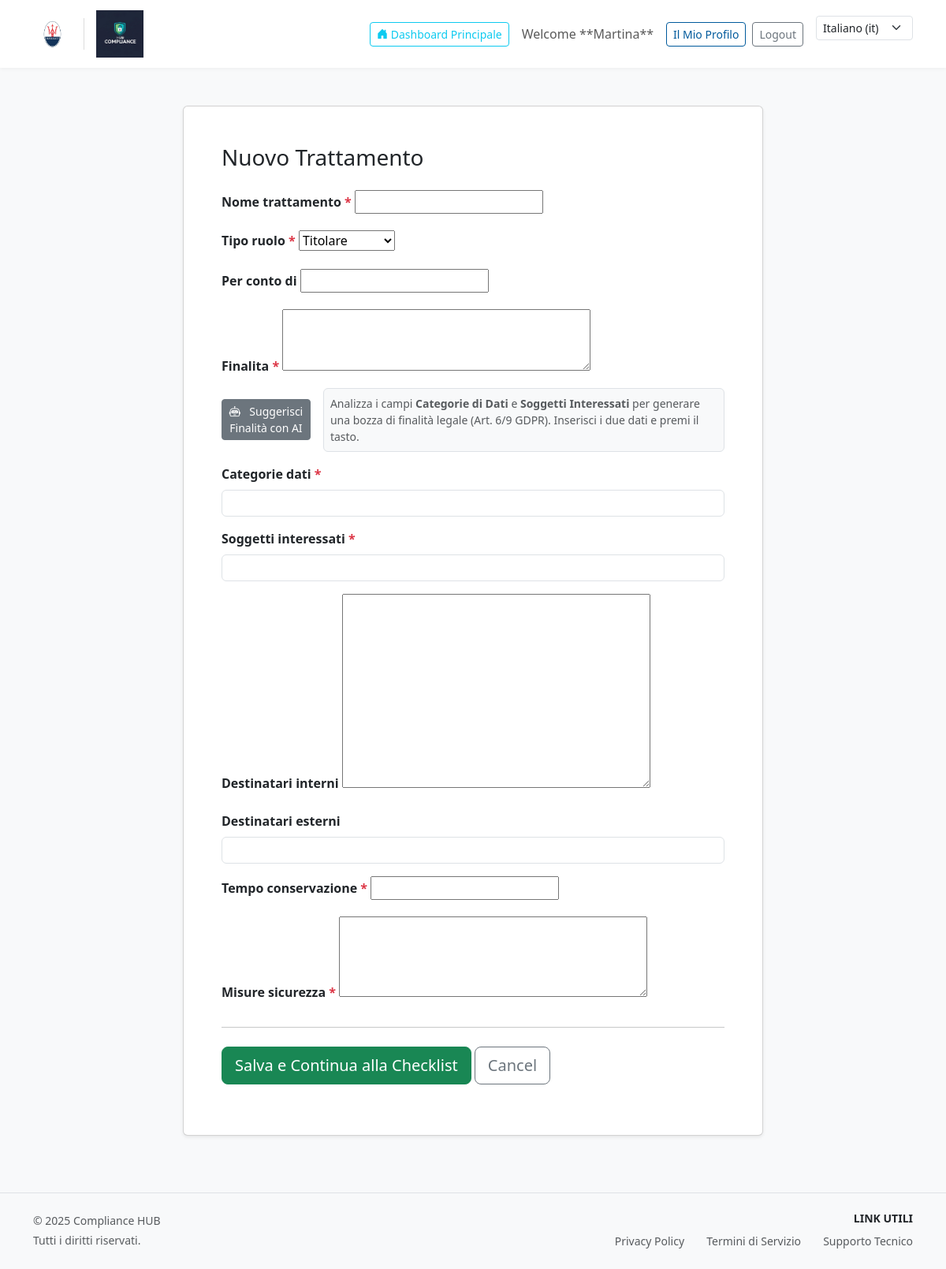
Screenshot of /compliance/trattamenti/nuovo/ (signed in) with the database file from the repository.
### user_auth/models.py (models this page shows, shortened)
class Azienda(models.Model):
    nome = models.CharField(max_length=255, verbose_name=_("Nome Azienda"))
    p_iva = models.CharField(max_length=20, unique=False, verbose_name=_("P.IVA/Cod. Fisc."))
    indirizzo = models.CharField(max_length=255, blank=True, null=True, verbose_name=_("Indirizzo Sede"))
    mod_cruscotto = models.BooleanField(default=True, verbose_name=_("Attiva Cruscotto principale"))
    mod_trattamenti = models.BooleanField(default=True, verbose_name=_("Attiva Registro Trattamenti"))
    mod_documenti = models.BooleanField(default=True, verbose_name=_("Attiva Gestione Documenti"))
    mod_audit = models.BooleanField(default=True, verbose_name=_("Attiva Audit Compliance"))
    mod_incidenti = models.BooleanField(default=True, verbose_name=_("Attiva Segnalazione Incidenti"))
    mod_richieste = models.BooleanField(default=True, verbose_name=_("Attiva Richieste Interessati"))
    mod_formazione = models.BooleanField(default=True, verbose_name=_("Attiva Gestione Formazione"))
    mod_storico_audit = models.BooleanField(default=True, verbose_name=_("Attiva Storico Sessioni Audit"))
    mod_videosorveglianza = models.BooleanField(default=False, verbose_name=_("Attiva Videosorveglianza"))
    mod_tia = models.BooleanField(default=False, verbose_name=_("Attiva TIA Estero"))
    mod_organigramma = models.BooleanField(default=False, verbose_name=_("Attiva Organigramma Privacy"))
    mod_csirt = models.BooleanField(default=False, verbose_name=_("Attiva Gestione CSIRT (NIS2)"))
    logo_principale = models.ImageField(upload_to=upload_path_azienda_logo, blank=True, null=True, verbose_name=_("Logo Principale"))
    logo_attestato = models.ImageField(upload_to=upload_path_azienda_attestato, blank=True, null=True, verbose_name=_("Logo Attestato"))
    manager_users = models.ManyToManyField(
        'user_auth.CustomUser',
        related_name='aziende_gestite_direttamente',
        blank=True,
        verbose_name=_("Manager (Utenti Consulenti)")
    )
    data_creazione = models.DateTimeField(auto_now_add=True)
    is_active = models.BooleanField(default=True)
    class Meta:
        verbose_name_plural = _("Aziende")

class CustomUser(AbstractUser):
    RUOLI_CHOICES = (
        ('ADMIN', 'Amministratore di Sistema'),
        ('CONSULENTE', 'Consulente / DPO Esterno'),
        ('REFERENTE', 'Referente Privacy Aziendale'),
        ('STUDENTE', 'Dipendente / Utente E-learning'),
    )
    ruolo = models.CharField(max_length=20, choices=RUOLI_CHOICES, default='STUDENTE', verbose_name=_("Ruolo Utente"))
    azienda = models.ForeignKey(
        Azienda,
        on_delete=models.SET_NULL,
        null=True,
        blank=True,
        related_name='utenti_aziendali',
        verbose_name=_("Azienda Associata")
    )
    telefono = models.CharField(max_length=20, blank=True, null=True, verbose_name=_("Telefono"))
    data_nascita = models.DateField(blank=True, null=True, verbose_name=_("Data di Nascita"))
    is_dpo = models.BooleanField(default=False, verbose_name=_("Designato come DPO"))
    class Meta:
        verbose_name = _("Utente")
        verbose_name_plural = _("Utenti")

### courses/models.py (models this page shows, shortened)
class ImpostazioniSito(models.Model):
    nome_piattaforma = models.CharField(max_length=100, default="EasyGDPR", verbose_name=_("Nome Piattaforma"))
    colore_primario = models.CharField(max_length=7, default="#005a9c", verbose_name=_("Colore Principale (Esadecimale)"))
    colore_secondario = ColorField(
        default='#F8F9FA',
        max_length=18,
        verbose_name=_("Colore Secondario"),
        help_text=_("Usato per elementi secondari o highlight del tema.")
    )
    logo_principale = models.ImageField(upload_to=upload_path_config, blank=True, null=True, verbose_name=_("Logo Piattaforma"))
    email_service_id = models.CharField(max_length=100, blank=True, null=True, verbose_name=_("Email Service ID"))
    email_public_key = models.CharField(max_length=100, blank=True, null=True, verbose_name=_("Email Public Key"))
    email_private_key = models.CharField(max_length=100, blank=True, null=True, verbose_name=_("Email Private Key"))
    email_template_id = models.CharField(max_length=100, blank=True, null=True, verbose_name=_("Email Template ID (Benvenuto)"))
    email_reset_template_id = models.CharField(max_length=100, blank=True, null=True, verbose_name=_("Email Reset Template ID"))
    email_scadenza_template_id = models.CharField(max_length=100, blank=True, null=True, verbose_name=_("Email Scadenza Template ID"))
    email_scadenza_compito_id = models.CharField(max_length=100, blank=True, null=True, verbose_name=_("Email Scadenza Compito ID"))
    gemini_api_key = models.CharField(max_length=255, blank=True, null=True, verbose_name=_("Chiave API Google Gemini"))
    template_nomina_csirt = models.FileField(
        upload_to=upload_path_config,
        blank=True,
        null=True,
        verbose_name=_("Template Word Nomina CSIRT"),
        help_text=_("Carica qui il file .docx con i segnaposto.")
    )
    class Meta: verbose_name = _("Impostazioni Sito"); verbose_name_plural = _("Impostazioni Sito")

### compliance/views.py (the view)
    def _wrapped_view(request, *args, **kwargs):
        if not request.user.is_authenticated: return redirect('login')
        if request.user.ruolo not in ['REFERENTE', 'CONSULENTE']: return redirect('login')
        return view_func(request, *args, **kwargs)

### compliance/forms.py
class TrattamentoForm(forms.ModelForm):
    class Meta:
        model = Trattamento
        exclude = ['azienda', 'creato_da', 'livello_rischio', 'punteggio_rischio_calcolato', 'dpia_necessaria']
        widgets = {
            'finalita': forms.Textarea(attrs={'rows': 3}),
            'misure_sicurezza': forms.Textarea(attrs={'rows': 4}),
        }

### compliance/views.py (called while the page is built)
def get_azienda_current(request):
    user = request.user
    if user.ruolo == 'REFERENTE':
        return user.azienda
    elif user.ruolo == 'CONSULENTE':
        azienda_id = request.session.get('consulente_azienda_id')
        if azienda_id:
            try:
                return Azienda.objects.get(id=azienda_id, manager_users=user)
            except Azienda.DoesNotExist:
                return None
    return None

def role_required(view_func):
    def _wrapped_view(request, *args, **kwargs):
        if not request.user.is_authenticated: return redirect('login')
        if request.user.ruolo not in ['REFERENTE', 'CONSULENTE']: return redirect('login')
        return view_func(request, *args, **kwargs)
    return _wrapped_view

### user_auth/auth_backend.py (called while the page is built)
    def get_user(self, user_id):
        try:
            return CustomUser.objects.get(pk=user_id)
        except CustomUser.DoesNotExist:
            return None

### templates/compliance/trattamento_form.html (shortened to what this page needs)
{% extends 'base_studente.html' %}
{% load i18n %}
{% block content %}
<div class="row">
    <div class="col-lg-8 mx-auto">
        <div class="card shadow-sm mb-4">
            <div class="card-body p-4 p-md-5">
                <h1 class="h3 mb-4">{{ titolo_pagina }}</h1>
                <form method="post" novalidate>
                    {% for field in form %}
                        <div class="mb-3">
                            <label for="{{ field.id_for_label }}" class="form-label fw-bold">{{ field.label }}
                                {% if field.field.required %}
                                    <span class="text-danger">*</span>
                                {% endif %}
                            </label>
                            {% if field.name == 'finalita' %}
                                {{ field }}
                                <div class="d-flex align-items-center mt-2">
                                    <button type="submit" name="generate_ai_suggestions" class="btn btn-secondary btn-sm me-3">
                                        <i class="bi bi-robot me-2"></i> Suggerisci Finalità con AI
                                    </button>
                                    <small class="text-muted border p-2 rounded bg-light small">
                                        Analizza i campi <span class="fw-bold">Categorie di Dati</span> e <span class="fw-bold">Soggetti Interessati</span> per generare una bozza di finalità legale (Art. 6/9 GDPR).
                                        Inserisci i due dati e premi il tasto.
                                    </small>
                                </div>
                            {% elif field.name == 'categorie_dati' or field.name == 'soggetti_interessati' or field.name == 'destinatari_esterni' %}
                                <div class="border p-3 rounded bg-white">
                                </div>
                            {% else %}
                                {{ field }}
                            {% endif %}
                        </div>
                    {% endfor %}
                    <hr class="my-4">
                    <button type="submit" class="btn btn-success btn-lg">{% translate "Salva e Continua alla Checklist" %}</button>
                    <a href="{% url 'dashboard_compliance' %}" class="btn btn-outline-secondary btn-lg">{% translate "Annulla" %}</a>
                </form>
            </div>
        </div>
    </div>
</div>
{% endblock %}

### templates/base_studente.html (shortened to what this page needs)
{% load static %}
{% load i18n %}
<!DOCTYPE html>
<html lang="{{ request.LANGUAGE_CODE }}">
<head>
    <link href="https://cdn.jsdelivr.net/npm/bootstrap@5.3.3/dist/css/bootstrap.min.css" rel="stylesheet">
</head>
<body>
    <nav class="navbar navbar-expand-lg navbar-light mb-4">
        <div class="container">
            <a class="navbar-brand d-flex align-items-center" href="{% url 'dashboard_studente' %}">
                {% if request.user.is_authenticated and azienda_corrente and azienda_corrente.logo_principale %}
                    <img src="{{ azienda_corrente.logo_principale.url }}" alt="Logo Azienda" class="logo-azienda">
                {% endif %}
                {% if config.logo_principale %}
                    <img src="{{ config.logo_principale.url }}" alt="Logo Piattaforma" class="logo-piattaforma">
                {% else %}
                    <strong>{{ config.nome_piattaforma|default:"Piattaforma" }}</strong>
                {% endif %}
            </a>
            <div class="d-flex align-items-center">
                {% if user.is_authenticated %}
                    <a href="{% url 'dashboard_studente' %}" class="btn btn-outline-info btn-sm me-3">
                        <i class="bi bi-house-door-fill"></i> {% translate "Dashboard Principale" %}
                    </a>
                    <span class="navbar-text me-3 d-none d-md-block">
                        {% translate "Benvenuto," %} **{{ user.first_name|default:user.username }}**
                    </span>
                    <a href="{% url 'profilo_utente' %}" class="btn btn-outline-primary btn-sm me-2">{% translate "Il Mio Profilo" %}</a>
                    <a href="{% url 'logout' %}" class="btn btn-outline-secondary btn-sm">Logout</a>
                {% else %}
                    <a href="{% url 'login' %}" class="btn btn-primary btn-sm">Login</a>
                {% endif %}
                <form action="{% url 'set_language' %}" method="post" class="ms-3 d-flex">
                    <select name="language" class="form-select form-select-sm" onchange="this.form.submit()">
                        {% get_current_language as CURRENT_LANGUAGE %}
                        {% get_available_languages as LANGUAGES %}
                        {% for lang_code, lang_name in LANGUAGES %}
                            <option value="{{ lang_code }}" {% if lang_code == CURRENT_LANGUAGE %}selected{% endif %}>
                                {{ lang_name }} ({{ lang_code }})
                            </option>
                        {% endfor %}
                    </select>
                </form>
            </div>
        </div>
    </nav>
    <div class="container mt-4 main-content">
        {% block content %}{% endblock %}
    </div>
    <footer class="container-fluid mt-5 py-4 border-top bg-light">
        <div class="container">
            <div class="row">
                <div class="col-md-6 text-center text-md-start">
                    <p class="mb-1 text-muted small">
                        {% if config.nome_piattaforma %}
                            © {% now "Y" %} {{ config.nome_piattaforma }}
                        {% else %}
                            © {% now "Y" %} Piattaforma E-learning Compliance.
                        {% endif %}
                    </p>
                    <p class="mb-0 text-muted small">{% translate "Tutti i diritti riservati." %}</p>
                </div>
                <div class="col-md-6 text-center text-md-end">
                    <h6 class="text-uppercase small fw-bold mb-2">{% translate "Link Utili" %}</h6>
                    <ul class="list-inline mb-0">
                        <li class="list-inline-item"><a href="/privacy/" class="text-decoration-none text-muted small">{% translate "Privacy Policy" %}</a></li>
                        <li class="list-inline-item ms-3"><a href="/terms/" class="text-decoration-none text-muted small">{% translate "Termini di Servizio" %}</a></li>
                        <li class="list-inline-item ms-3"><a href="mailto:supporto@esempio.com" class="text-decoration-none text-muted small">{% translate "Supporto Tecnico" %}</a></li>
                    </ul>
                </div>
            </div>
        </div>
    </footer>
</body>
</html>

### rows the page displays
Azienda: logo_principale (picture)
ImpostazioniSito: logo_principale (picture), nome_piattaforma "Compliance HUB"
CustomUser: first_name "Martina"

### other values shown
{{ titolo_pagina }} "Nuovo Trattamento"
{{ field.label }} "Nome trattamento" "Tipo ruolo" "Per conto di" "Finalita" "Categorie dati" "Soggetti interessati" "Destinatari interni" "Destinatari esterni" "Tempo conservazione" "Misure sicurezza"
form field language "Italiano (it)"
